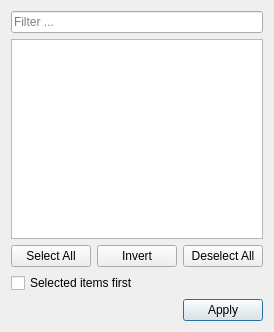
<?xml version="1.0" encoding="UTF-8"?>
<ui version="4.0">
 <class>gams::studio::gdxviewer::LabelFilterDialog</class>
 <widget class="QDialog" name="gams::studio::gdxviewer::LabelFilterDialog">
  <property name="geometry">
   <rect>
    <x>0</x>
    <y>0</y>
    <width>257</width>
    <height>332</height>
   </rect>
  </property>
  <property name="focusPolicy">
   <enum>Qt::FocusPolicy::StrongFocus</enum>
  </property>
  <property name="windowTitle">
   <string>Form</string>
  </property>
  <property name="autoFillBackground">
   <bool>true</bool>
  </property>
  <layout class="QVBoxLayout" name="verticalLayout">
   <item>
    <widget class="gams::studio::FilterLineEdit" name="leSearch">
     <property name="toolTip">
      <string>&lt;html&gt;&lt;p style=&quot;white-space: nowrap;&quot;&gt;Apply a filter string&lt;/p&gt;&lt;p&gt;The content filter string is automatically applied to the list of labels. Matching labels will be checked while unmatching labels will be unchecked.&lt;/p&gt;&lt;/html&gt;</string>
     </property>
     <property name="inputMask">
      <string/>
     </property>
     <property name="placeholderText">
      <string>Filter ...</string>
     </property>
    </widget>
   </item>
   <item>
    <widget class="gams::studio::gdxviewer::QuickSelectListView" name="lvLabels">
     <property name="toolTip">
      <string>&lt;html&gt;&lt;head/&gt;&lt;body&gt;&lt;p&gt;List of labels occurring in this column. Check or uncheck labels to decide which are displayed as soon as the filter is applied.&lt;/p&gt;&lt;p&gt;Use middle-click to select a specific label and automatically deselect all others.&lt;/p&gt;&lt;p&gt;Shift+left-click allows to select/deselect a range of labels.&lt;/p&gt;&lt;/body&gt;&lt;/html&gt;</string>
     </property>
     <property name="selectionMode">
      <enum>QAbstractItemView::SelectionMode::SingleSelection</enum>
     </property>
     <property name="layoutMode">
      <enum>QListView::LayoutMode::SinglePass</enum>
     </property>
     <property name="uniformItemSizes">
      <bool>true</bool>
     </property>
    </widget>
   </item>
   <item>
    <layout class="QHBoxLayout" name="horizontalLayout_2">
     <item>
      <widget class="QPushButton" name="pbSelectAll">
       <property name="toolTip">
        <string>&lt;html&gt;&lt;head/&gt;&lt;body&gt;&lt;p&gt;Select all labels&lt;/p&gt;&lt;/body&gt;&lt;/html&gt;</string>
       </property>
       <property name="text">
        <string>Select All</string>
       </property>
      </widget>
     </item>
     <item>
      <widget class="QPushButton" name="pbInvert">
       <property name="text">
        <string>Invert</string>
       </property>
      </widget>
     </item>
     <item>
      <widget class="QPushButton" name="pbDeselectAll">
       <property name="toolTip">
        <string>&lt;html&gt;&lt;head/&gt;&lt;body&gt;&lt;p&gt;Deselect all labels&lt;/p&gt;&lt;/body&gt;&lt;/html&gt;</string>
       </property>
       <property name="text">
        <string>Deselect All</string>
       </property>
      </widget>
     </item>
    </layout>
   </item>
   <item>
    <widget class="QCheckBox" name="cbToggleSelectedItemsFirst">
     <property name="toolTip">
      <string>&lt;html&gt;&lt;head/&gt;&lt;body&gt;&lt;p&gt;Showing selected items first and unselected items last can be convenient when dealing with large amounts of labels.&lt;/p&gt;&lt;/body&gt;&lt;/html&gt;</string>
     </property>
     <property name="text">
      <string>Selected items first</string>
     </property>
    </widget>
   </item>
   <item>
    <layout class="QHBoxLayout" name="horizontalLayout_3">
     <item>
      <spacer name="horizontalSpacer">
       <property name="orientation">
        <enum>Qt::Orientation::Horizontal</enum>
       </property>
       <property name="sizeHint" stdset="0">
        <size>
         <width>40</width>
         <height>20</height>
        </size>
       </property>
      </spacer>
     </item>
     <item>
      <widget class="QPushButton" name="pbApply">
       <property name="toolTip">
        <string>&lt;html&gt;&lt;head/&gt;&lt;body&gt;&lt;p&gt;Apply filter&lt;/p&gt;&lt;/body&gt;&lt;/html&gt;</string>
       </property>
       <property name="text">
        <string>Apply</string>
       </property>
       <property name="autoDefault">
        <bool>true</bool>
       </property>
       <property name="default">
        <bool>true</bool>
       </property>
      </widget>
     </item>
    </layout>
   </item>
  </layout>
 </widget>
 <customwidgets>
  <customwidget>
   <class>gams::studio::FilterLineEdit</class>
   <extends>QLineEdit</extends>
   <header>filterlineedit.h</header>
  </customwidget>
  <customwidget>
   <class>gams::studio::gdxviewer::QuickSelectListView</class>
   <extends>QListView</extends>
   <header>gdxviewer/quickselectlistview.h</header>
  </customwidget>
 </customwidgets>
 <tabstops>
  <tabstop>leSearch</tabstop>
  <tabstop>lvLabels</tabstop>
  <tabstop>pbSelectAll</tabstop>
  <tabstop>pbInvert</tabstop>
  <tabstop>pbDeselectAll</tabstop>
  <tabstop>cbToggleSelectedItemsFirst</tabstop>
  <tabstop>pbApply</tabstop>
 </tabstops>
 <resources/>
 <connections/>
</ui>
